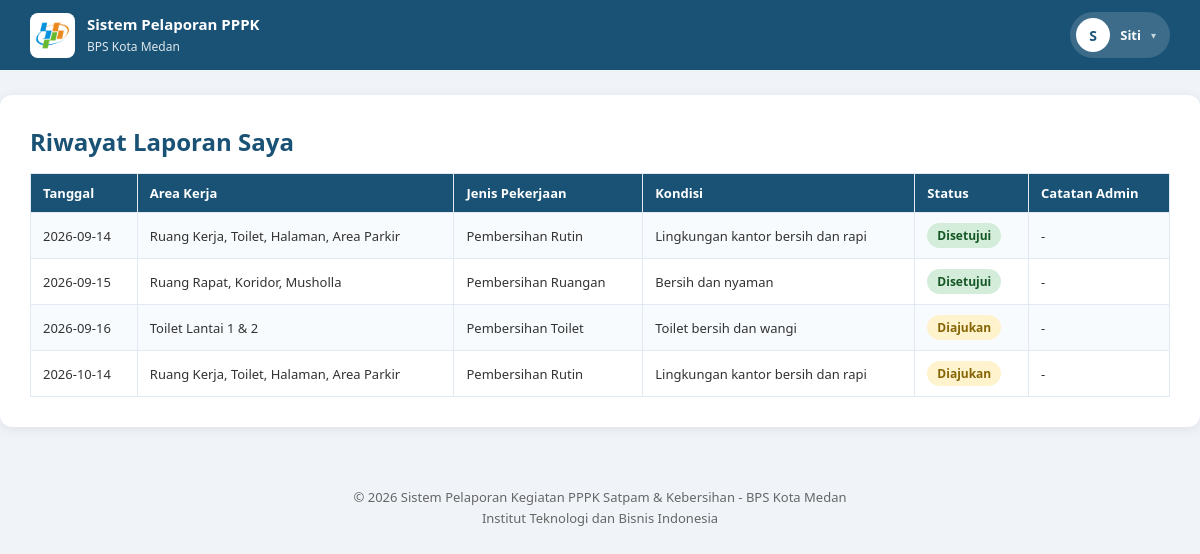
/petugas/riwayat.php (signed in), run on the app's committed database.
### tables this page shows
CREATE TABLE laporan_kebersihan (
    id_laporan INT(11) AUTO_INCREMENT PRIMARY KEY,
    id_petugas INT(11) NOT NULL,
    tanggal DATE NOT NULL,
    area_kerja VARCHAR(100) NOT NULL,
    jenis_pekerjaan VARCHAR(100) NOT NULL,
    rincian_pekerjaan TEXT NOT NULL,
    kondisi VARCHAR(100) NOT NULL,
    keterangan TEXT,
    dokumentasi VARCHAR(255),
    status ENUM('Diajukan','Disetujui','Perlu Perbaikan') DEFAULT 'Diajukan',
    catatan_admin TEXT,
    diperiksa_oleh INT(11) NULL,
    diperiksa_pada TIMESTAMP NULL,
    kode_verifikasi VARCHAR(20) NULL,
    created_at TIMESTAMP DEFAULT CURRENT_TIMESTAMP,
    updated_at TIMESTAMP DEFAULT CURRENT_TIMESTAMP ON UPDATE CURRENT_TIMESTAMP,
    FOREIGN KEY (id_petugas) REFERENCES petugas(id_petugas) ON DELETE CASCADE
);

### petugas/riwayat.php (the view, shortened to what this page needs)
<?php
include '../config/database.php';
$id = $_SESSION['id'];
$kategori = $_SESSION['kategori'];
if ($kategori == 'satpam') {
    $stmt = $pdo->prepare("SELECT * FROM laporan_satpam WHERE id_petugas = ? ORDER BY created_at DESC");
} else {
    $stmt = $pdo->prepare("SELECT * FROM laporan_kebersihan WHERE id_petugas = ? ORDER BY created_at DESC");
}
$stmt->execute([$id]);
$laporan = $stmt->fetchAll();
?>
<!DOCTYPE html>
<html>
<head>
    <link rel="stylesheet" href="../assets/css/style.css">
</head>
<body>
<?php include '../includes/header.php'; ?>
<div class="container">
    <h2>Riwayat Laporan Saya</h2>
    <table>
        <tr>
            <th>Tanggal</th>
            <?php if ($kategori == 'satpam'): ?>
                <th>Jenis Kegiatan</th>
                <th>Lokasi</th>
            <?php else: ?>
                <th>Area Kerja</th>
                <th>Jenis Pekerjaan</th>
            <?php endif; ?>
            <th>Kondisi</th>
            <th>Status</th>
            <th>Catatan Admin</th>
        </tr>
        <?php foreach ($laporan as $row): ?>
        <tr>
            <td><?= htmlspecialchars($row['tanggal']) ?></td>
            <?php if ($kategori == 'satpam'): ?>
                <td><?= htmlspecialchars($row['jenis_kegiatan']) ?></td>
                <td><?= htmlspecialchars($row['lokasi']) ?></td>
            <?php else: ?>
                <td><?= htmlspecialchars($row['area_kerja']) ?></td>
                <td><?= htmlspecialchars($row['jenis_pekerjaan']) ?></td>
            <?php endif; ?>
            <td><?= htmlspecialchars($row['kondisi']) ?></td>
            <td><span class="badge badge-<?= strtolower(str_replace(' ','',$row['status'])) ?>"><?= $row['status'] ?></span></td>
            <td><?= htmlspecialchars($row['catatan_admin']) ?: '-' ?></td>
        </tr>
        <?php endforeach; ?>
    </table>
</div>
<?php include '../includes/footer.php'; ?>
</body>
</html>

### includes/header.php (shortened to what this page needs)
<?php
$is_admin = isset($_SESSION['role']) && $_SESSION['role'] == 'admin';
$is_petugas = isset($_SESSION['role']) && $_SESSION['role'] == 'petugas';
$avatar_user = null;
$link_dashboard = '#';
if ($is_admin) {
    $link_profil = '../admin/profil.php';
    $link_dashboard = '../admin/dashboard.php';
    if (isset($pdo)) {
        $stmt = $pdo->prepare("SELECT avatar FROM administrator WHERE id_admin = ?");
        $stmt->execute([$_SESSION['id']]);
        $av = $stmt->fetchColumn();
        if ($av && file_exists(__DIR__ . '/../uploads/avatar/' . $av)) {
            $avatar_user = '../uploads/avatar/' . $av;
        }
    }
} elseif ($is_petugas) {
    $link_dashboard = '../petugas/dashboard.php';
}
?>
<header class="main-header">
    <div class="header-left">
        <a href="<?= $link_dashboard ?>" style="display:flex;align-items:center;gap:12px;text-decoration:none;color:#fff;">
            <img src="../assets/img/logo.png" alt="Logo" class="logo-header">
            <div class="header-title">
                <b>Sistem Pelaporan PPPK</b>
                <span>BPS Kota Medan</span>
            </div>
        </a>
    </div>
    <div class="header-right">
        <div class="profil-wrapper" id="profilWrapper">
            <button class="profil-btn" onclick="toggleProfil()">
                <div class="avatar-header">
                    <?php if ($avatar_user): ?>
                        <img src="<?= $avatar_user ?>" alt="Avatar">
                    <?php else: ?>
                        <?= strtoupper(substr($_SESSION['nama'] ?? 'G', 0, 1)) ?>
                    <?php endif; ?>
                </div>
                <span class="user-name"><?= htmlspecialchars($_SESSION['nama'] ?? 'Guest') ?></span>
                <span class="arrow">▾</span>
            </button>
        </div>
    </div>
</header>

### includes/footer.php
<footer class="main-footer">
    <p>&copy; 2026 Sistem Pelaporan Kegiatan PPPK Satpam & Kebersihan - BPS Kota Medan</p>
    <p>Institut Teknologi dan Bisnis Indonesia</p>
</footer>

### assets/css/style.css (style rules this page uses)
* { margin: 0; padding: 0; box-sizing: border-box; font-family: 'Segoe UI', Tahoma, sans-serif; }
body { background: #f0f4f8; color: #333; }
.main-header { background: #1a5276; color: #fff; padding: 12px 30px; display: flex; justify-content: space-between; align-items: center; }
.header-left { display: flex; align-items: center; gap: 12px; }
.logo-header { width: 45px; height: 45px; object-fit: contain; background: #fff; border-radius: 8px; padding: 4px; }
.header-title b { display: block; font-size: 15px; }
.header-title span { font-size: 12px; opacity: 0.85; }
.header-right { display: flex; align-items: center; gap: 15px; }
.container { max-width: 1200px; margin: 25px auto; background: #fff; padding: 30px; border-radius: 12px; box-shadow: 0 2px 12px rgba(0,0,0,0.08); }
.container h2 { color: #1a5276; margin-bottom: 15px; }
table { width: 100%; border-collapse: collapse; margin-top: 15px; }
table th, table td { border: 1px solid #e1eaf2; padding: 10px 12px; text-align: left; font-size: 13px; }
table th { background: #1a5276; color: #fff; }
table tr:nth-child(even) { background: #f8fbfd; }
.badge { display: inline-block; padding: 4px 10px; border-radius: 20px; font-size: 12px; font-weight: 600; }
.badge-diajukan { background: #fff3cd; color: #856404; }
.badge-disetujui { background: #d4edda; color: #155724; }
.main-footer { text-align: center; padding: 20px; color: #666; font-size: 13px; margin-top: 40px; line-height: 1.6; }
.profil-wrapper { position: relative; display: inline-block; }
.profil-btn { background: rgba(255,255,255,0.15); border: none; color: #fff; padding: 6px 14px 6px 6px; border-radius: 25px; cursor: pointer; display: flex; align-items: center; gap: 10px; transition: background 0.3s; }
.avatar-header { width: 34px; height: 34px; border-radius: 50%; background: #fff; color: #1a5276; display: flex; align-items: center; justify-content: center; font-weight: 700; font-size: 14px; overflow: hidden; flex-shrink: 0; }
.user-name { font-size: 13px; font-weight: 600; max-width: 120px; overflow: hidden; text-overflow: ellipsis; white-space: nowrap; }
.arrow { font-size: 10px; opacity: 0.7; }

### data on the page
laporan_kebersihan: tanggal "2026-09-14", area_kerja "Ruang Kerja, Toilet, Halaman, Area Parkir", jenis_pekerjaan "Pembersihan Rutin", kondisi "Lingkungan kantor bersih dan rapi", status "Disetujui", catatan_admin "-"
laporan_kebersihan: tanggal "2026-09-15", area_kerja "Ruang Rapat, Koridor, Musholla", jenis_pekerjaan "Pembersihan Ruangan", kondisi "Bersih dan nyaman", status "Disetujui", catatan_admin "-"
laporan_kebersihan: tanggal "2026-09-16", area_kerja "Toilet Lantai 1 & 2", jenis_pekerjaan "Pembersihan Toilet", kondisi "Toilet bersih dan wangi", status "Diajukan", catatan_admin "-"
laporan_kebersihan: tanggal "2026-10-14", area_kerja "Ruang Kerja, Toilet, Halaman, Area Parkir", jenis_pekerjaan "Pembersihan Rutin", kondisi "Lingkungan kantor bersih dan rapi", status "Diajukan", catatan_admin "-"

### other printed values
substr($_SESSION['nama'] ?? 'G', 0, 1) "S"
$_SESSION['nama'] "Siti"
